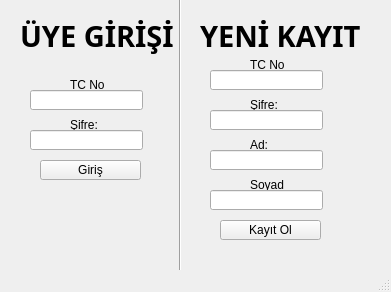
<?xml version="1.0" encoding="UTF-8"?>
<ui version="4.0">
 <class>MainWindow</class>
 <widget class="QMainWindow" name="MainWindow">
  <property name="geometry">
   <rect>
    <x>0</x>
    <y>0</y>
    <width>391</width>
    <height>292</height>
   </rect>
  </property>
  <property name="minimumSize">
   <size>
    <width>391</width>
    <height>292</height>
   </size>
  </property>
  <property name="maximumSize">
   <size>
    <width>391</width>
    <height>292</height>
   </size>
  </property>
  <property name="windowTitle">
   <string>MainWindow</string>
  </property>
  <widget class="QWidget" name="centralwidget">
   <widget class="QPushButton" name="pushButton">
    <property name="geometry">
     <rect>
      <x>40</x>
      <y>160</y>
      <width>101</width>
      <height>20</height>
     </rect>
    </property>
    <property name="text">
     <string>Giriş</string>
    </property>
   </widget>
   <widget class="Line" name="line">
    <property name="geometry">
     <rect>
      <x>170</x>
      <y>-20</y>
      <width>20</width>
      <height>314</height>
     </rect>
    </property>
    <property name="orientation">
     <enum>Qt::Vertical</enum>
    </property>
   </widget>
   <widget class="QLabel" name="label">
    <property name="geometry">
     <rect>
      <x>70</x>
      <y>80</y>
      <width>35</width>
      <height>10</height>
     </rect>
    </property>
    <property name="text">
     <string>TC No:</string>
    </property>
   </widget>
   <widget class="QLabel" name="label_2">
    <property name="geometry">
     <rect>
      <x>70</x>
      <y>120</y>
      <width>35</width>
      <height>10</height>
     </rect>
    </property>
    <property name="text">
     <string>Şifre:</string>
    </property>
   </widget>
   <widget class="QLabel" name="label_3">
    <property name="geometry">
     <rect>
      <x>20</x>
      <y>10</y>
      <width>181</width>
      <height>51</height>
     </rect>
    </property>
    <property name="font">
     <font>
      <family>Adobe Garamond Pro Bold</family>
      <pointsize>22</pointsize>
      <weight>75</weight>
      <italic>false</italic>
      <bold>true</bold>
     </font>
    </property>
    <property name="text">
     <string>ÜYE GİRİŞİ</string>
    </property>
   </widget>
   <widget class="QLabel" name="label_5">
    <property name="geometry">
     <rect>
      <x>250</x>
      <y>60</y>
      <width>35</width>
      <height>10</height>
     </rect>
    </property>
    <property name="text">
     <string>TC No:</string>
    </property>
   </widget>
   <widget class="QLabel" name="label_6">
    <property name="geometry">
     <rect>
      <x>250</x>
      <y>100</y>
      <width>35</width>
      <height>10</height>
     </rect>
    </property>
    <property name="text">
     <string>Şifre:</string>
    </property>
   </widget>
   <widget class="QLabel" name="label_7">
    <property name="geometry">
     <rect>
      <x>250</x>
      <y>140</y>
      <width>35</width>
      <height>10</height>
     </rect>
    </property>
    <property name="text">
     <string>Ad:</string>
    </property>
   </widget>
   <widget class="QLabel" name="label_8">
    <property name="geometry">
     <rect>
      <x>250</x>
      <y>180</y>
      <width>35</width>
      <height>10</height>
     </rect>
    </property>
    <property name="text">
     <string>Soyad:</string>
    </property>
   </widget>
   <widget class="QPushButton" name="pushButton_2">
    <property name="geometry">
     <rect>
      <x>220</x>
      <y>220</y>
      <width>101</width>
      <height>20</height>
     </rect>
    </property>
    <property name="text">
     <string>Kayıt Ol</string>
    </property>
   </widget>
   <widget class="QLabel" name="label_4">
    <property name="geometry">
     <rect>
      <x>200</x>
      <y>10</y>
      <width>201</width>
      <height>51</height>
     </rect>
    </property>
    <property name="font">
     <font>
      <family>Adobe Garamond Pro Bold</family>
      <pointsize>22</pointsize>
      <weight>75</weight>
      <italic>false</italic>
      <bold>true</bold>
     </font>
    </property>
    <property name="text">
     <string>YENİ KAYIT</string>
    </property>
   </widget>
   <widget class="QLineEdit" name="lineEdit">
    <property name="geometry">
     <rect>
      <x>30</x>
      <y>90</y>
      <width>113</width>
      <height>20</height>
     </rect>
    </property>
   </widget>
   <widget class="QLineEdit" name="lineEdit_2">
    <property name="geometry">
     <rect>
      <x>30</x>
      <y>130</y>
      <width>113</width>
      <height>20</height>
     </rect>
    </property>
   </widget>
   <widget class="QLineEdit" name="lineEdit_3">
    <property name="geometry">
     <rect>
      <x>210</x>
      <y>70</y>
      <width>113</width>
      <height>20</height>
     </rect>
    </property>
   </widget>
   <widget class="QLineEdit" name="lineEdit_4">
    <property name="geometry">
     <rect>
      <x>210</x>
      <y>110</y>
      <width>113</width>
      <height>20</height>
     </rect>
    </property>
   </widget>
   <widget class="QLineEdit" name="lineEdit_5">
    <property name="geometry">
     <rect>
      <x>210</x>
      <y>150</y>
      <width>113</width>
      <height>20</height>
     </rect>
    </property>
   </widget>
   <widget class="QLineEdit" name="lineEdit_6">
    <property name="geometry">
     <rect>
      <x>210</x>
      <y>190</y>
      <width>113</width>
      <height>20</height>
     </rect>
    </property>
   </widget>
  </widget>
  <widget class="QMenuBar" name="menubar">
   <property name="geometry">
    <rect>
     <x>0</x>
     <y>0</y>
     <width>391</width>
     <height>18</height>
    </rect>
   </property>
  </widget>
  <widget class="QStatusBar" name="statusbar"/>
 </widget>
 <resources/>
 <connections/>
</ui>
